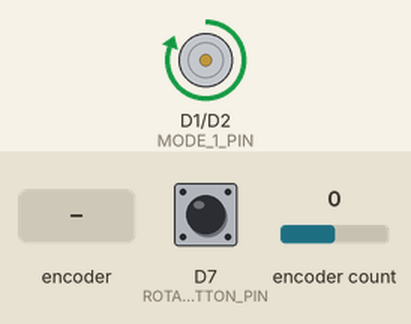
The program below on a simulated ESP8266 (Wemos D1 mini). Parts: motor-driver pin pairs drawn as motors (green arrow = first pin HIGH = forward, orange = second pin HIGH = backward, longer = more drive). The test bench sets the inputs (shaded band); at power-on: D7 (ROTARY_ENCODER_BUTTON_PIN) HIGH, encoder count 0.

Above: at 1.2 s.
1.3 s: rotary encoder on D7 (ROTARY_ENCODER_BUTTON_PIN) / D5 (ROTARY_ENCODER_B_PIN) turned 3 steps (first pin leading)
At 3.1 s:
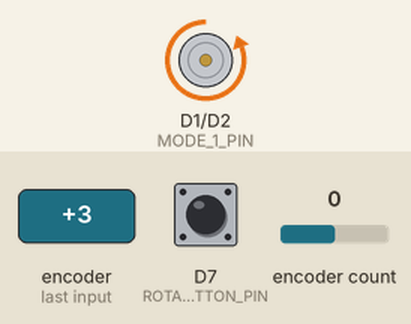
4.9 s: rotary encoder on D7 (ROTARY_ENCODER_BUTTON_PIN) / D5 (ROTARY_ENCODER_B_PIN) turned 3 steps (first pin leading)
At 5.9 s:
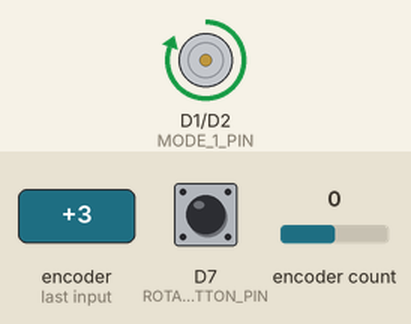
Timing chart, 0 to 7.9 s (numbered marks = the images above; inputs shaded):
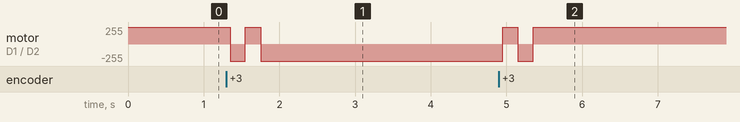

The program:

main.cpp
```cpp
#include <Arduino.h>
#include "AiEsp32RotaryEncoder.h"

#define ROTARY_ENCODER_A_PIN D6
#define ROTARY_ENCODER_B_PIN D5
#define ROTARY_ENCODER_BUTTON_PIN D7
#define ROTARY_ENCODER_VCC_PIN -1
#define ROTARY_ENCODER_STEPS 4

#define MODE_1_PIN D1
#define MODE_2_PIN D2

void on_button_clicked();
void update_leds();
void IRAM_ATTR readEncoderISR();

uint8_t mode = 1;
int mode1value = 0;
int mode2value = 0;

AiEsp32RotaryEncoder rotaryEncoder = AiEsp32RotaryEncoder(
    ROTARY_ENCODER_A_PIN,
    ROTARY_ENCODER_B_PIN,
    ROTARY_ENCODER_BUTTON_PIN,
    ROTARY_ENCODER_VCC_PIN,
    ROTARY_ENCODER_STEPS);

void write_frame(int d1, int d2)
{
  Serial.printf("[%d,%d]", d1, d2);
}

void setup()
{
  Serial.begin(115200);
  Serial.flush();
  // Serial.println("Hello world");

  pinMode(MODE_1_PIN, OUTPUT);
  pinMode(MODE_2_PIN, OUTPUT);
  update_leds();

  rotaryEncoder.begin();
  rotaryEncoder.setup(readEncoderISR);
  rotaryEncoder.setBoundaries(-99999, 99999, false);
  rotaryEncoder.setAcceleration(70);
  rotaryEncoder.setEncoderValue(0);
}

void loop()
{
  if (rotaryEncoder.encoderChanged())
  {
    int currentEncoderReading = rotaryEncoder.readEncoder();
    if (mode == 1)
    {
      write_frame(currentEncoderReading - mode1value, 0);
      mode1value = currentEncoderReading;
    }
    else
    {
      write_frame(0, currentEncoderReading - mode2value);
      mode2value = currentEncoderReading;
    }
  }

  if (rotaryEncoder.isEncoderButtonClicked())
  {
    on_button_clicked();
  }
}

void on_button_clicked()
{
  static unsigned long lastTimePressed = 0;

  if (millis() - lastTimePressed < 200)
    return;

  lastTimePressed = millis();

  if (mode == 1)
  {
    mode = 2;
    mode1value = rotaryEncoder.readEncoder();
    rotaryEncoder.setEncoderValue(mode2value);
  }
  else
  {
    mode = 1;
    mode2value = rotaryEncoder.readEncoder();
    rotaryEncoder.setEncoderValue(mode1value);
  }
  update_leds();
}

void update_leds()
{
  if (mode == 1)
  {
    // analogWrite(MODE_1_PIN, 20);
    digitalWrite(MODE_1_PIN, HIGH);
    digitalWrite(MODE_2_PIN, LOW);
  }
  else
  {
    digitalWrite(MODE_1_PIN, LOW);
    digitalWrite(MODE_2_PIN, HIGH);
    // analogWrite(MODE_2_PIN, 20);
  }
}

void IRAM_ATTR readEncoderISR()
{
  rotaryEncoder.readEncoder_ISR();
}
```

Measured:
- after the input at 1.3 s, motor on D1 (MODE_1_PIN) / D2 (MODE_2_PIN): forward 255/255 → backward 255/255 after 0.05 s, → forward 255/255 0.20 s later, → backward 255/255 0.20 s later
- after the input at 4.9 s, motor on D1 (MODE_1_PIN) / D2 (MODE_2_PIN): backward 255/255 → forward 255/255 after 0.05 s, → backward 255/255 0.20 s later, → forward 255/255 0.20 s later
